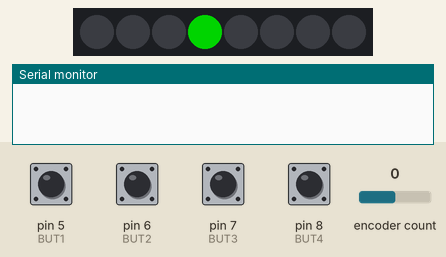
A sketch run on a simulated Arduino Uno, built with avr-gcc and run on an emulated ATmega328P. Parts: 8 RGB LEDs in strip order, left to right, the last lines printed to the serial monitor. Inputs (shaded band) come from the test bench; at power-on: pin 5 (BUT1), pin 6 (BUT2), pin 7 (BUT3), pin 8 (BUT4) HIGH, encoder count 0. Dim RGB values are drawn brighter than linear.

Above: at 0.1 s.
1.5 s: pin 6 (BUT2) pulled LOW for 0.15 s
At 3.1 s:
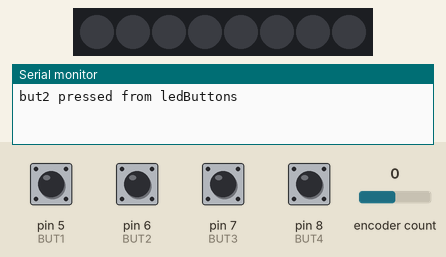
3.6 s: pin 7 (BUT3) pulled LOW for 0.15 s
At 3.75 s:
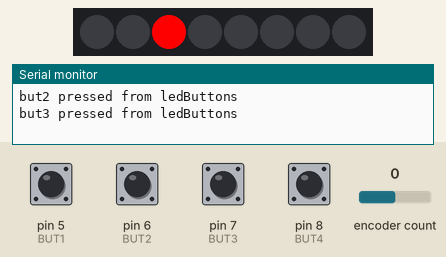
Timing chart, 0 to 6.6 s (numbered marks = the images above; inputs shaded):
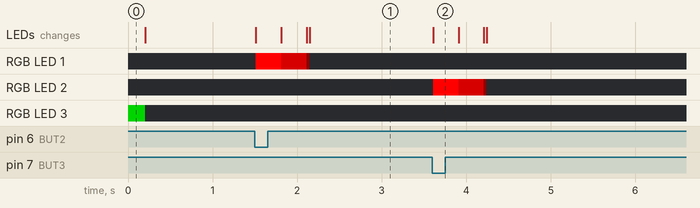

The sketch:

ObserverTest.ino
```cpp
#include <Arduino.h>
#include "Inputs.h"
#include "LEDButtons.h"
/* Hardware Notes
Teensy 3.2
8LED NEOPIXEL strip on pin 14
internal pull_up buttons on pins 5,6,7,8
*/

// inputs
Inputs inputs = Inputs();

// audio
// AudioButtons audioButtons = AudioButtons(inputs);

// led Parts
#define NUM_LEDS 8
#define LED_PIN 14
#define LED_BRIGHTNESS 64
CRGB leds[NUM_LEDS];
unsigned long timer = 0;
unsigned int timeStep = 1000;

// led View objects
LEDButtons ledButtons = LEDButtons(leds, &inputs);


void setup() {
  FastLED.addLeds<NEOPIXEL, LED_PIN>(leds, NUM_LEDS);
  leds[3] = CRGB(0,128,0);
  FastLED.show();
  delay(200);
  leds[3] = CRGB(0,0,0);

  inputs.begin();
  inputs.addObserver(&ledButtons);
  Serial.begin(9600);

}

void loop() {
  //update all the parts

  inputs.update();
  ledButtons.update();
  // audioButtons.update();
  // inputs.debugText();
  // debuging
  // if(millis() - timer > timeStep) {
  //   Serial.println("<3 heartBeat <3");
  //   timer = millis();
  // }


  FastLED.show();
}
```

Helpers.h
```cpp
#ifndef HELPERS_H
#define HELPERS_H

enum class Event {BUT1_PRESSED, BUT2_PRESSED, BUT3_PRESSED, BUT4_PRESSED};

#endif
```

Inputs.cpp
```cpp
#include "Arduino.h"
#include <Bounce.h>
#include "Inputs.h"

Inputs::Inputs():
    knobRight(ENCODER2A, ENCODER2B),
    button1(BUT1, BUT_BOUNCE),
    button2(BUT2, BUT_BOUNCE),
    button3(BUT3, BUT_BOUNCE),
    button4(BUT4, BUT_BOUNCE)
{
  positionRight = -999;
}

void Inputs::begin() {
  pinMode(BUT1, INPUT_PULLUP);
  pinMode(BUT2, INPUT_PULLUP);
  pinMode(BUT3, INPUT_PULLUP);
  pinMode(BUT4, INPUT_PULLUP);
}
void Inputs::update() {

  button1.update();
  button2.update();
  button3.update();
  button4.update();

  // check which buttons are pressed and notify the observers
  if (button1.fallingEdge()) {
    notify(Event::BUT1_PRESSED);
  }
  if (button2.fallingEdge()) {
    notify(Event::BUT2_PRESSED);
  }
  if (button3.fallingEdge()) {
    notify(Event::BUT3_PRESSED);
  }
  if (button4.fallingEdge()) {
    notify(Event::BUT4_PRESSED);
  }


}


bool Inputs::isPressed(int pButton) {
  bool pressed = false;
  switch(pButton) {
    case 1:
      pressed = button1.fallingEdge();
      break;
    case 2:
      pressed = button2.fallingEdge();
      break;
    case 3:
      pressed = button3.fallingEdge();
      break;
    case 4:
      pressed = button4.fallingEdge();
      break;

    default:
      break;
  }
  return pressed;
}

long Inputs::getKnobRightMove() {
  long newRight = knobRight.read();
  long difference = newRight - positionRight;
  return difference;
}

void Inputs::debugText() {
  // Encoders
  //
  int newRight = knobRight.read();

  if (newRight != positionRight) {
    Serial.print("Right = ");
    Serial.println(newRight);
    positionRight = newRight;
  }

  // Buttons
  if (button1.fallingEdge()) {
    Serial.println("button1 down");
  }
  if (button1.risingEdge()) {
    Serial.println("button1 up");
  }
  if (button2.fallingEdge()) {
  }
  if (button2.risingEdge()) {
    Serial.println("button2 up");
  }
  if (button3.fallingEdge()) {
    Serial.println("button3 down");
  }
  if (button3.risingEdge()) {
    Serial.println("button3 up");
  }
  if (button4.fallingEdge()) {
    Serial.println("button4 down");
  }
  if (button4.risingEdge()) {
    Serial.println("button4 up");
  }
}
```

Inputs.h
```cpp
/*
 * Inputs.h - A collection of inputs Buttons and Encoders
 * To be used as user input for a larger program.
 * Its an Inputs Manager for Ardreamo
 * by - @kuwala 2-16-2018
 *
 */

#ifndef Inputs_h
#define Inputs_h


#include "Arduino.h"
#include <Encoder.h>
#include <Bounce.h>

#include "Subject.h"
#include "Helpers.h"


// refactor into interface_manager class

#define BUT1 5
#define BUT2 6
#define BUT3 7
#define BUT4 8
#define BUT_BOUNCE 5

// Add 104 capacitors from encoder pins a and b to ground
// To do some debouncing.
#define ENCODER1A 1
#define ENCODER1B 2

#define ENCODER2A 3
#define ENCODER2B 4

class Inputs : public Subject {
   private:
    Encoder knobRight;
    long positionRight;
    Bounce button1;
    Bounce button2;
    Bounce button3;
    Bounce button4;
  public:
    Inputs();
    void begin();
    void update();
    long getKnobRightMove();
    bool isPressed(int pButton);
    void debugText();
};
#endif
```

LEDButtons.cpp
```cpp
#include "LEDButtons.h"

LEDButtons::LEDButtons(CRGB* pLeds, Inputs* pInputs) {
  mLeds = pLeds;
  mNumLeds = 8;
  mInputs = pInputs;
  mPressedColor = CRGB(255,0,0);

}
void LEDButtons::update() {
  // this would be great with an observer pattern
  /*
  // normal mode
  int button = 2;
  if(mInputs->isPressed(button) == true) {
    // light up led 1
    mLeds[1] = mPressedColor;
    Serial.println("but1 pressed from ledButtons");
  }
    // mLeds[1] = mPressedColor;
    */

  //dim led 1
  for (int i = 0; i < mNumLeds; i++) {
    mLeds[i].fadeToBlackBy(1);
  }

}
void LEDButtons::onNotify(Event event) {
  if (event == Event::BUT2_PRESSED) {
    mLeds[1] = mPressedColor;
    Serial.println("but2 pressed from ledButtons");
  }
  if (event == Event::BUT3_PRESSED) {
    mLeds[2] = mPressedColor;
    Serial.println("but3 pressed from ledButtons");
  }
}
```

LEDButtons.h
```cpp
#ifndef LEDBUTTONS_H
#define LEDBUTTONS_H
#include "FastLED.h"
#include "Inputs.h"
#include "Observer.h"
#include "Helpers.h"

class LEDButtons : public Observer {
public:
  LEDButtons(CRGB* pLeds, Inputs* pInputs);
  void update();
  void onNotify(Event event);
private:
  CRGB* mLeds;
  unsigned int mNumLeds;
  Inputs* mInputs;
  CRGB mPressedColor;

};

#endif
```

Observer.h
```cpp
#ifndef OBSERVER_H
#define OBSERVER_H

#include "Helpers.h"
class Observer
{
public:
  virtual ~Observer() {}
  virtual void onNotify(Event event) = 0;
};

#endif
```

Subject.cpp
```cpp
#include "Subject.h"

Subject::Subject() {
  numObservers_ = 0;
}

void Subject::addObserver(Observer* observer) {
  if (numObservers_ < MAX_OBSERVERS) {
    observers_[numObservers_] = observer;
    numObservers_++;
  }
}

void Subject::removeObserver(Observer* observer) {
  for (int i = 0; i < numObservers_; i++) {
    if (observers_[i] == observer) {
      // observers_[i] = NULL;
      for (int j = i; j < numObservers_ - 1; j++) {
        // shift all these after the one to fill the removed observers spot
        observers_[j] = observers_[j+1];
      }

    }
  }
}
void Subject::notify(Event event) {
  for (int i = 0; i < numObservers_; i++) {
    if (observers_[i]) {
      observers_[i]->onNotify(event);
    }
  }
}
```

Subject.h
```cpp
#ifndef SUBJECT_H
#define SUBJECT_H

#include "Observer.h"
#include "Helpers.h"

#define MAX_OBSERVERS 8

class Subject {
private:
  Observer* observers_[MAX_OBSERVERS];
  int numObservers_;
protected:
  void notify(Event event);

public:
  Subject();
  void addObserver(Observer* observer);
  void removeObserver(Observer* observer);


};

#endif
```

Measured:
- after the input at 1.5 s, RGB LED 1: off → RGB(254, 0, 0) at once, → RGB(134, 0, 0) 0.30 s later, → RGB(14, 0, 0) 0.30 s later, → off 0.03 s later; the LEDs: first change at once (image 1 shows a later state)
- after the input at 3.6 s, RGB LED 2: off → RGB(254, 0, 0) at once, → RGB(134, 0, 0) 0.30 s later, → RGB(14, 0, 0) 0.30 s later, → off 0.03 s later; the LEDs: change at once (image 2)
